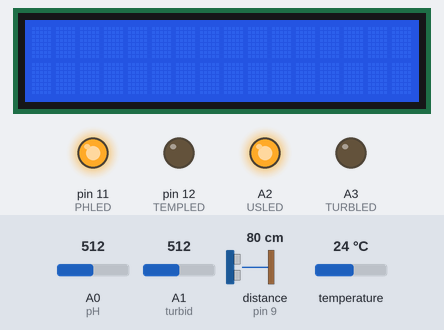
Bench run of a sketch on a simulated Arduino Uno, built with avr-gcc and run on an emulated ATmega328P. Parts: 16×2 character LCD, output pins drawn as LEDs (lit = HIGH). Wiring (inferred from the names in the program): ultrasonic range finder: trigger pin 8; echo pin 9. The inputs (shaded band) are chosen by the test bench; at power-on: distance to the obstacle (sensor on pin 9) 80 cm, temperature 24 °C, A0 (pH) = 512, A1 (turbid) = 512. The echo pulse lasts 58.3 µs per cm; pins used as bus, display or sensor lines are not drawn; what the sketch prints to the serial monitor is not drawn.

Above: at 1.2 s.
1.3 s: distance to the obstacle (sensor on pin 9) set to 13 cm
At 4.2 s:
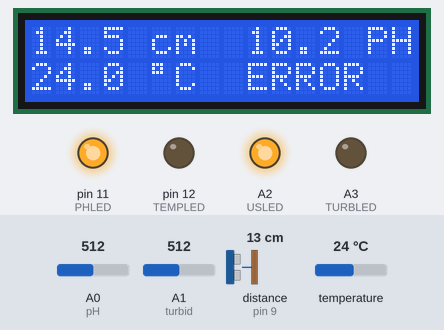
4.5 s: distance to the obstacle (sensor on pin 9) set to 10 cm
At 7.6 s:
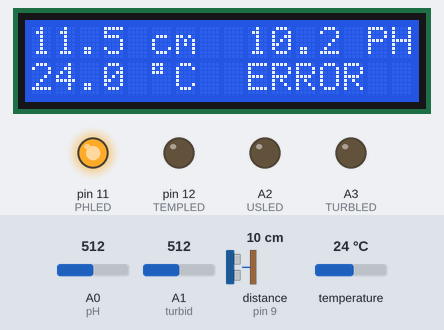
7.9 s: temperature set to 20.3 °C
At 8.6 s:
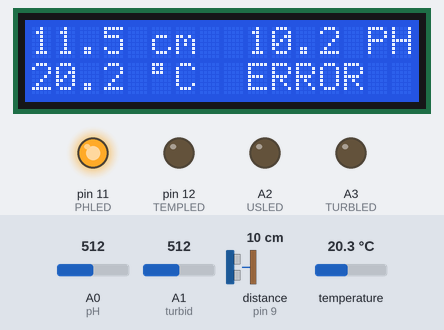
9.7 s: temperature set to 19.4 °C
At 10.4 s:
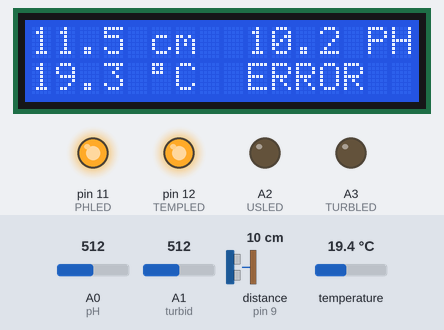
11.4 s: A0 (pH) set to 598
At 13.8 s:
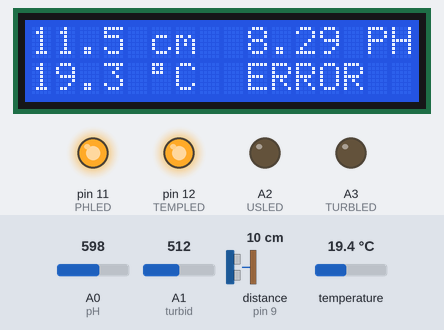
17.0 s: A0 (pH) set to 626
At 19.1 s:
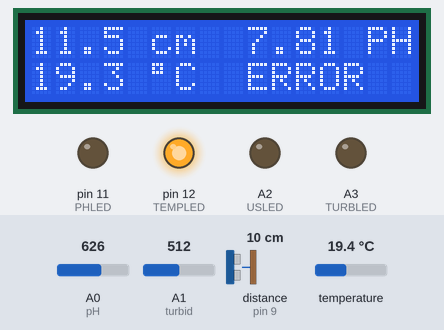
Timing chart, 0 to 20.6 s (numbered marks = the images above; inputs shaded):
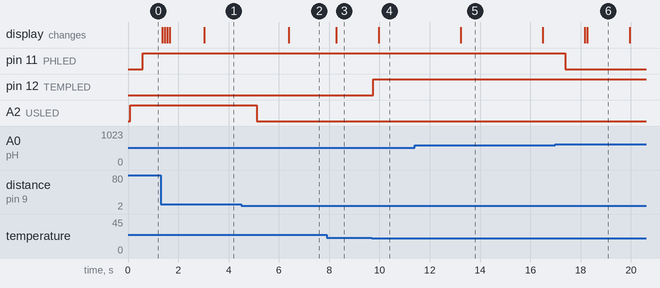

Measured:
- the behaviour switches between 12 and 11 cm on distance to the obstacle (sensor on pin 9) (found by bisection; images 1 and 2)
- the behaviour switches between 20 and 19.9 °C on temperature (found by bisection; images 3 and 4)
- the behaviour switches between 611 and 612 on A0 (pH) (found by bisection; images 5 and 6)
- after the input at 4.5 s, A2 (USLED): HIGH → LOW after 0.63 s; the display: changes after 1.9 s (image 2)
- after the input at 7.9 s, the display: changes after 0.38 s (image 3)
- after the input at 9.7 s, pin 12 (TEMPLED): LOW → HIGH after 0.06 s; the display: changes after 0.27 s (image 4)
- after the input at 11.4 s, the display: changes after 1.8 s (image 5)
- after the input at 17.0 s, pin 11 (PHLED): HIGH → LOW after 0.40 s; the display: first differs from a run without the input after 1.3 s (image 6)

The sketch:

Main-project.ino
```cpp
                                                            /* CODE FOR WATER MONITORING AND QUALITY UNIT
                                                                DEPTH, TURBIDITY, pH and TEMPERATURE */


                    // IMPORTING LIBRARIES

#include<LiquidCrystal.h>      // LIBRARY FOR THE LCD DISPLAY
#include<DallasTemperature.h>  // LIBRARY FOR DS18B20 TEMPERATURE SENSOR
#include<OneWire.h>            // LIBRARY FOR DS18B20 TEMPERATURE SENSOR


                    // DEFINING VARIABLES

// 1. DEFINING VARIABLES FOR LCD DISPLAY

int RS=6;
int E=7;
int D4=5;
int D5=4;
int D6=3;
int D7=2;


// 2. DEFINING VARIABLES FOR ULTRASONIC SENSOR

int   trigpin=8;    // CONNECING THE TRIGGER PIN OF ULTRASONIC SENSOR WITH PIN 8 OF ARDUINO BOARD
int   echopin=9;    // CONNECING THE ECHO PIN OF ULTRASONIC SENSOR WITH PIN 9 OF ARDUINO BOARD
float pulsetime;    // DEFINE A VARIABLE TO STORE THE TIME OF THE PULSE GENERATED BY THE TRIGGER PIN
float depth;        // VARIABLE TO STORE THE DEPTH VALUES OF THE WATER LEVEL
int USLED = A2;     // AN LED THAT WILL TURN ON TO DISPLAY EXTREME VALUES OF DEPTH

// 3. DEFINING VARIABLES FOR PH SENSOR


int   pH=A0;        // DEFINING THE PIN WHICH WILL READ ANALOG VALUES FROM THE PH SENSOR
float array1[50];   // CREATES AN ARRAY OBJECT THAT WILL BE USED IN CALCULATION FOR THE AVERAGE VALUE OF PH
float avgvalue;     // VARIABLE FOR STORING THE AVERAGE VALUE
float convertor;    // CONVERTS THE ANALOG RESPONSE INTO 0-5V RANGE
float pHvalue;      // VARIABLE FOR STORING THE FINAL PH VALUE
int PHLED=11;       // AN LED THAT WILL TURN ON WHEN PH VALUES IS NOT WITHIN A SPECIFIC RANGE


// 4. DEFINING VARIABLES FOR TEMPERATURE SENSOR

float tempvalue;    // THE VARIABLE THAT WILL STORE THE TEMPERATURE VALUE IN CELCIUS
int TEMPLED=12;     // AN LED THAT WILL TURN ON WHEN THE TEMPERATURE VALUES IS NOT WITHIN A SPECIFIC RANGE


// 5. DEFINING VARIABLES FOR TURBIDITY SENSOR

int turbid=A1;       // DEFINING THE PIN WHICH WILL READ ANALOG VALUES FROM THE TURBIDITY SENSOR
float array2[5];     // THE VARIABLE THAT WILL STORE THE VALUES FOR ANALOG INPUT TURBIDITY VALUES
int TURBLED = A3;    // AN LED THAT WILL TURN ON WHEN THE TURBIDITY VALUES ARE ABOVE 5000 NTUs


                    // MAKING OBJECTS


// 1. OBJECTS FOR LCD DISPLAY

LiquidCrystal LCD(RS,E,D4,D5,D6,D7);  // CREATING A LIQUID CRYSTAL OBJECT NAMED AS LCD


// 2. OBJECTS FOR TEMPERATURE SENSOR

#define temppin 10                      // DEFINE THE ANALOG PIN WHICH READS VALUE FOR THE TEMPERATURE SENSOR
OneWire oneWire(temppin);               // SETUP A ONEWIRE INSTANCE TO COMMUNICATE WITH ANY ONEWIRE DEVICES
DallasTemperature sensors(&oneWire);    // PASS THE ONEWIRE REFERENCE TO DALLAS TEMPERATURE


void setup() {

Serial.begin(57600);      // INITIALIZING THE SERIAL COMMUNICATION AND SETTING THE BAUD RATE TO 57600


LCD.begin(16,2);          // SEND SIGNAL TO ARDUINO TO START YOUR LCD WITH 16 COLUMNS AND 2 ROWS


pinMode(trigpin,OUTPUT);  // SETTING THE TRIGGER PIN TO THE OUTPUT STATE
pinMode(echopin,INPUT);   // SETTING THE ECHO PIN TO THE INPUT STATE


pinMode(pH,INPUT);        // SETTING THE ANALOG PIN A0 TO INPUT


sensors.begin();          //START THE DALLAS TEMPERATURE LIBRARY


pinMode(turbid,INPUT);    // SETTING THE ANALOG INPUT PIN OF TURBIDITY SENSOR TO INPPUT MODE


pinMode(USLED,OUTPUT);    // SETTING THE LED PIN TO OUTPUT MODE
pinMode(PHLED,OUTPUT);    // SETTING THE LED PIN TO OUTPUT MODE
pinMode(TEMPLED,OUTPUT);  // SETTING THE LED PIN TO OUTPUT MODE
pinMode(TURBLED,OUTPUT);  // SETTING THE LED PIN TO OUTPUT MODE


}


void loop() {


                    // LOOP CODE FOR ULTRASONIC SENSOR

digitalWrite(trigpin,LOW);   // SET THE TRIGGER PIN TO LOWER STATE
delayMicroseconds(2000);     // PAUSE BRIEFLY THE LOWER STATE OF TRIGGER PIN
digitalWrite(trigpin,HIGH);  // SET THE TRIGGER PIN TO HIGHER STATE
delayMicroseconds(15);       // PAUSE BRIEFLY THE HIGHER STATE OF TRIGGER PIN
digitalWrite(trigpin,LOW);   // SET THE TRIGGER PIN TO LOWER STATE

pulsetime=pulseIn(echopin,HIGH);  // SET THE ECHOPIN TO HIGHER STATE SO THAT IT CAN RECEIVE THE
                                  // TOTAL TIME OF THE PULSE AND STORE IT IN THE VARIABLE 'pulsetime'.

depth =((0.0344*pulsetime)/2+1.8);   // FORMULA FOR FINDING DISTANCE (S=VT), DIVIDING BY "2" HERE BECAUSE
                               // THE PULSE TIME IS FOR THE DISTANCE OF BOTH - TRANSMISSION AND RECEPTION


/*
 * THE FOLLOWING IF/ELSE STATEMENT TURNS THE 'USLED' ON OR OFF ACCORDING TO THE LIMIT VALUES GIVEN BY THE USER
 */
if(depth> 13){      // FOR LOWER LIMIT
  digitalWrite(USLED,HIGH);
}
else{                // FOR UPPER LIMIT
  if(depth<2.0)
  digitalWrite(USLED,HIGH);
  else{
    digitalWrite(USLED,LOW);
    }
  }


                    // LOOP CODE FOR PH SENSOR

 for(int i=0; i<50; i++){
    array1[i]=analogRead(pH);     //  READ 50 VALUES FROM THE ANALOG PIN A0 AND STORE IT IN THE ARRAY1
    delay(10);                    // HAVE A PAUSE OF 10 MILISCONDS AFTER EACH VALUE OF ANALOG INPUT IS READ
}


 float sum=0;                     // CREATE A FLOAT VARIABLE FOR ADDING THE ANALOG VALUES


 for(int j=0;j<50;j++){
  sum = sum +  array1[j];         // ALL THE ANALOG INPUT VALUES READ WILL BE ADDED IN THE VARIABLE "sum"
}


avgvalue = sum/50.0;               // THE VARIABLE 'avgvalue' STORES THE MEAN OF 100 VALUES
convertor = avgvalue*4.0/1023.0;     // CONVERT THE ANALOG READING TO 0-5 V RANGE
pHvalue = -5.7*convertor + 21.62;  // FORMULA TO CONVERT VOLTAGE INTO PH


/*
 * THE FOLLOWING IF/ELSE STATEMENT TURNS THE 'PHLED' ON OR OFF ACCORDING TO THE LIMIT VALUES GIVEN BY THE USER
 */

if(pHvalue<4){
  digitalWrite(PHLED,HIGH);
}
else{
  if(pHvalue>8)
  digitalWrite(PHLED,HIGH);
  else{
    digitalWrite(PHLED,LOW);
    }
  }


                    // LOOP CODE FOR TEMPERATURE SENSOR


sensors.requestTemperatures();           // SEND THE CCOMMAND TO GET TEMPERATURE READINGS
tempvalue = sensors.getTempCByIndex(0);  // GET THE VALUE OF TEMPERAURE IN CELCIUS. BY INDEX '0' REFERS TO THE FIRST IC OF THE WIRE


/*
 * THE FOLLOWING IF/ELSE STATEMENT TURNS THE 'TEMPLED' ON OR OFF ACCORDING TO THE LIMIT VALUES GIVEN BY THE USER
 */
if(tempvalue<20.0){
  digitalWrite(TEMPLED,HIGH);
}
else{
  if(tempvalue>30.0)
  digitalWrite(TEMPLED,HIGH);
  else{
    digitalWrite(TEMPLED,LOW);
    }
  }


                    // LOOP CODE FOR TURBIDITY SENSOR


/*
 * THE FOLLOWING FOR LOOP IS USED FOR STORING THE ANALOG INPUT VALUES FROM THE SENSOR TO THE "array2"
 */
for(int i=0; i<5; i++){
  array2[i] = analogRead(turbid);
}


/*
 * THE FOLLOWING FOR LOOP IS USED TO ADD ALL THE ARRAY VALUES AND STORE IT IN THE VARIABLE "SUM"
 */
float sum2=0;
for(int j=0; j<5; j++){
  sum2 = sum2 + array2[j];
}


float avg=sum2/5.0;                                                       // CALCULATE THE AVERAGE VALUE
float convert = avg*5.0/1023.0;                                           // CONVERT THE ANALOG VALUE TO 0-5V RANGE
float NTU = -1120.4*(convert)*(convert) + 5742.3*(convert) - 4352.9;      // CONVERT THE 0-5V VOLTAGE INTO NTUs


/*
 * THE FOLLOWING IF/ELSE STATEMENT IS USED TO TURN ON THE LED IF TURBDITY VALUE EXCEEDS
 */
if(NTU>2500){
  digitalWrite(TURBLED,LOW);
}
Serial.println(NTU);


                                       // LCD DISPLAY OF SENSOR VALUES


                    // FOR DEPTH MEASUREMENT

LCD.setCursor(0,0);     // SET THE CURSOR OF THE LCD DISPLAY TO THE FIRST COLUMN AND FIRST ROW
LCD.print(depth);       // DISPLAY THE VALUE OF DISTANCE ON THE LCD
LCD.setCursor(4,0);     // SET THE CURSOR OF THEE LCD DISPLAY TO THE FIFTH COLUMN AND FIRST ROW
LCD.print(" cm");       // DISPLAY THE UNITS OF DEPTH "CM"
delay(100);             // DELAY THE DISPLAY FOR 200 MILISECONDS SO THAT THE VALUE OF DEPTH CAN BE READ CONVENIENTLY


                    // FOR PH MEASUREMENT

LCD.setCursor(9,0);     // SET THE CURSOR OF THE LCD DISPLAY TO THE TENTH COLUMN AND FIRST ROW
LCD.print(pHvalue);     // DISPLAY THE VALUE OF PH ON THE LCD
LCD.setCursor(13,0);    // SET THE CURSOR OF THE LCD DISPLAY TO THE FOURTEENTH COLUMN AND FIRST ROW
LCD.print(" PH");       // DISPLAY "PH" ON THE LCD SCREEN
delay(100);


                    // FOR TEMPERATURE MEASUREMENT

LCD.setCursor(0,1);     // SET THE CURSOR OF THE LCD DISPLAY TO THE FIRST COLUMN AND SECOND ROW
LCD.print(tempvalue);   // DISPLAY THE VALUE OF TEMPERATURE ON THE LCD
LCD.setCursor(4,1);     // SET THE CURSOR OF THE LCD DISPLAY TO THE FIFTH COLUMN AND SECOND ROW
LCD.print(" ");         // DISPLAY A BLANK SPACE ON THE LCD SCREEN
LCD.print((char)223);   // DISPLAY "°" ON THE LCD SCREEN
LCD.print("C");         // DISPLAY "C" ON THE LCD SCREEN
delay(100);


                    // FOR TURBDIDTY MEASUREMENT
LCD.setCursor(9,1);     // SET THE CURSOR OF THE LCD DISPLAY TO THE TENTH COLUMN AND SECOND ROW
// LCD.print(NTU);         // DISPLAY THE VALUE OF TURBIDITY ON THE LCD
LCD.print("ERROR");     // PRINT "ERROR" MESSAGE IF THE TURBIDITY SENSOR IS NOT WORKING
delay(100);


}
```
